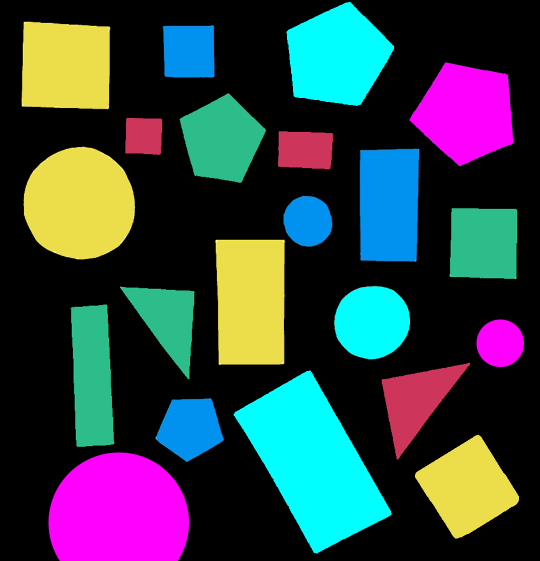
//> input picture RCIA战队/RCIA第七次培训/Various.png, 1080 x 1122 px (shown at 1/2 size)
$ ./2.1_various   (built with g++ and OpenCV 4)
//> lines starting //> are read from the running program, lines starting //| are printed output that depends on the picture; after the words box and inside, x2 and y2 are one past the last pixel; in counts of white or black regions, pixels touching at a corner belong together
#include <iostream>
#include <opencv2/opencv.hpp>
#include <string>
#include <vector>
using namespace std;

int main()
{
	cv::Mat pic = cv::imread("Various.png");
//> pic is the input picture: 1122 rows x 1080 cols, CV_8UC3; mean B, G, R 69.9, 64.8, 50.6
    if (pic.empty())
    {
        cout << "无法加载图片" << endl;
        return -1;
    }

    // Threshold
    cv::Mat pic_b = pic.clone();
    cv::cvtColor(pic, pic_b, cv::COLOR_BGR2GRAY);
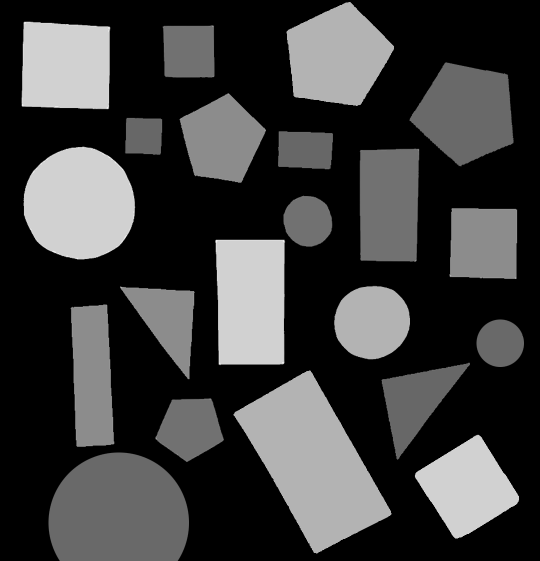
//> pic_b: 1122 rows x 1080 cols, CV_8UC1 (shown at 1/2 size); min 0, max 249, mean 61.2
    cv::threshold(pic_b, pic_b, 10, 255, cv::THRESH_BINARY);
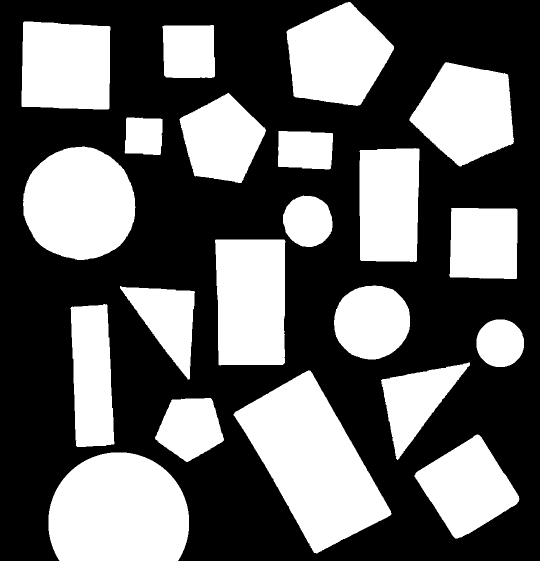
//> pic_b: 1122 rows x 1080 cols, CV_8UC1 (shown at 1/2 size); 39.8% white; 21 white regions, largest, box (x1, y1, x2, y2) and area: (467, 741, 783, 1107) 57512, (97, 905, 378, 1122) 51687, (46, 293, 271, 520) 39950

    // HSV
    cv::Mat hsv;
    cv::cvtColor(pic, hsv, cv::COLOR_BGR2HSV);//to hsv
//> hsv: 1122 rows x 1080 cols, CV_8UC3; mean H, S, V 35.5, 88, 92.5

    //cv::imshow("Original", pic);
    //cv::imshow("Thresholded", pic);

    cv::Mat core = cv::getStructuringElement(cv::MORPH_RECT, cv::Size(3, 3));

    // Blue
    cv::Mat mask_blue;
    cv::Scalar light_blue_lower(88, 86, 46);
    cv::Scalar light_blue_upper(99, 255, 255);
    cv::inRange(hsv, light_blue_lower, light_blue_upper, mask_blue);
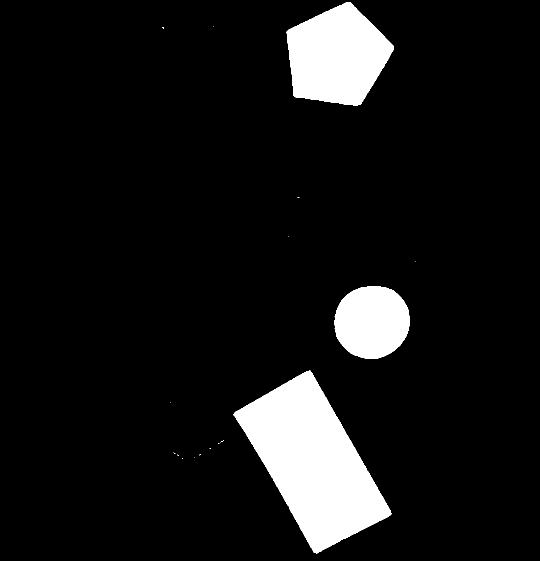
//> mask_blue: 1122 rows x 1080 cols, CV_8UC1 (shown at 1/2 size); 8.8% white; 18 white regions (15 under 20 px), largest, box (x1, y1, x2, y2) and area: (467, 741, 783, 1107) 57510, (573, 4, 788, 212) 31160, (669, 572, 820, 718) 17356
    cv::morphologyEx(mask_blue, mask_blue, cv::MORPH_OPEN, core);
//> mask_blue: 1122 rows x 1080 cols, CV_8UC1; 8.7% white; 3 white regions
    //cv::imshow("Blue Mask", mask_blue);
    {
        vector<vector<cv::Point>> contours;
        vector<cv::Vec4i> hierarchy;
        cv::findContours(mask_blue, contours, hierarchy, cv::RETR_TREE, cv::CHAIN_APPROX_SIMPLE);
//> contours = 3 contours; box (x1, y1, x2, y2) and area: (467, 741, 783, 1107) 57072, (573, 4, 788, 212) 30860, (669, 573, 820, 718) 17142
        cv::drawContours(pic, contours, -1, cv::Scalar(0, 0, 255), 5, cv::LINE_8, hierarchy, 2, cv::Point(0, 0));
//> pic: 1122 rows x 1080 cols, CV_8UC3; 1.15% of pixels changed, all inside (x1, y1, x2, y2) = (464, 1, 823, 1110)
    }

    // Yellow
    cv::Mat mask_yellow;
    cv::Scalar yellow_lower(26, 43, 45);
    cv::Scalar yellow_upper(34, 255, 255);
    cv::inRange(hsv, yellow_lower, yellow_upper, mask_yellow);
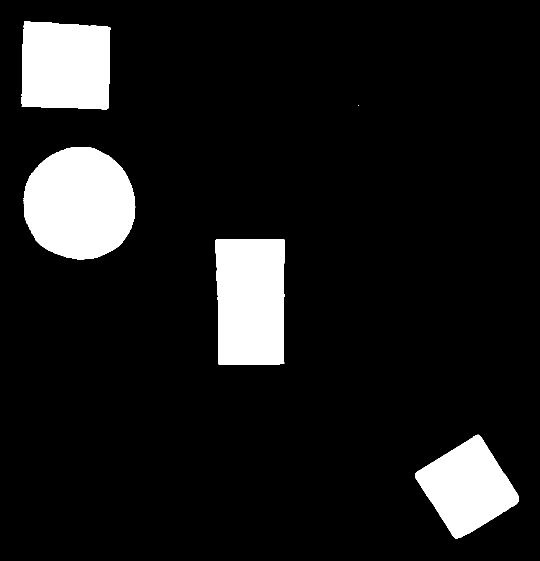
//> mask_yellow: 1122 rows x 1080 cols, CV_8UC1 (shown at 1/2 size); 10.5% white; 5 white regions (1 under 20 px), largest, box (x1, y1, x2, y2) and area: (47, 294, 271, 519) 39654, (430, 479, 570, 730) 33351, (43, 43, 221, 219) 29359, (830, 869, 1038, 1077) 24488
    cv::morphologyEx(mask_yellow, mask_yellow, cv::MORPH_OPEN, core);
//> mask_yellow: 1122 rows x 1080 cols, CV_8UC1; 10.5% white; 4 white regions
    //cv::imshow("Yellow Mask", mask_yellow);
    {
        vector<vector<cv::Point>> contours;
        vector<cv::Vec4i> hierarchy;
        cv::findContours(mask_yellow, contours, hierarchy, cv::RETR_TREE, cv::CHAIN_APPROX_SIMPLE);
//> contours = 4 contours; box (x1, y1, x2, y2) and area: (47, 294, 270, 519) 39319, (430, 479, 570, 729) 32962, (43, 43, 221, 219) 29015, (830, 870, 1038, 1077) 24226
        cv::drawContours(pic, contours, -1, cv::Scalar(255, 0, 0), 5, cv::LINE_8, hierarchy, 2, cv::Point(0, 0));
//> pic: 1122 rows x 1080 cols, CV_8UC3; mean B, G, R 71.5, 61.3, 51.5
    }

    // Purple
    cv::Mat mask_purple;
    cv::Scalar purple_lower(125, 43, 46);
    cv::Scalar purple_upper(155, 255, 255);
    cv::inRange(hsv, purple_lower, purple_upper, mask_purple);
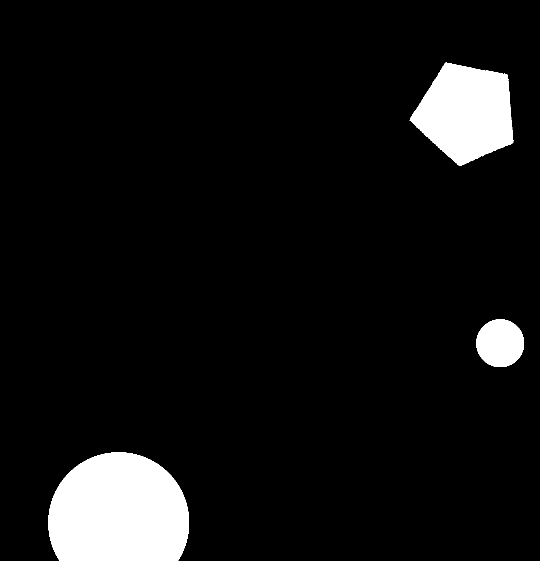
//> mask_purple: 1122 rows x 1080 cols, CV_8UC1 (shown at 1/2 size); 7.3% white; 3 white regions, box (x1, y1, x2, y2) and area: (97, 905, 378, 1122) 51621, (819, 125, 1027, 332) 29275, (953, 639, 1048, 734) 7198
    cv::morphologyEx(mask_purple, mask_purple, cv::MORPH_OPEN, core);
//> mask_purple: 1122 rows x 1080 cols, CV_8UC1; 7.3% white; 3 white regions
    //cv::imshow("Purple Mask", mask_purple);
    {
        vector<vector<cv::Point>> contours;
        vector<cv::Vec4i> hierarchy;
        cv::findContours(mask_purple, contours, hierarchy, cv::RETR_TREE, cv::CHAIN_APPROX_SIMPLE);
//> contours = 3 contours; box (x1, y1, x2, y2) and area: (97, 905, 378, 1122) 51227, (820, 125, 1026, 332) 28935, (953, 639, 1048, 734) 7063
        cv::drawContours(pic, contours, -1, cv::Scalar(0, 255, 0), 5, cv::LINE_8, hierarchy, 2, cv::Point(0, 0));
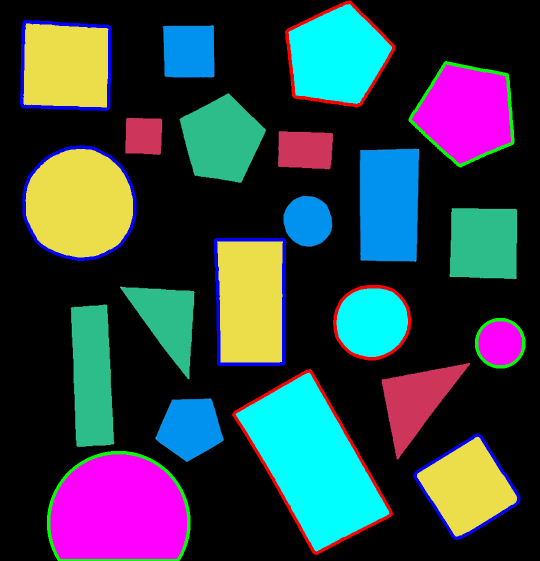
//> pic: 1122 rows x 1080 cols, CV_8UC3 (shown at 1/2 size); mean B, G, R 70.2, 63.6, 50.1
    }

    cv::resize(pic, pic, cv::Size(), 0.5, 0.5);
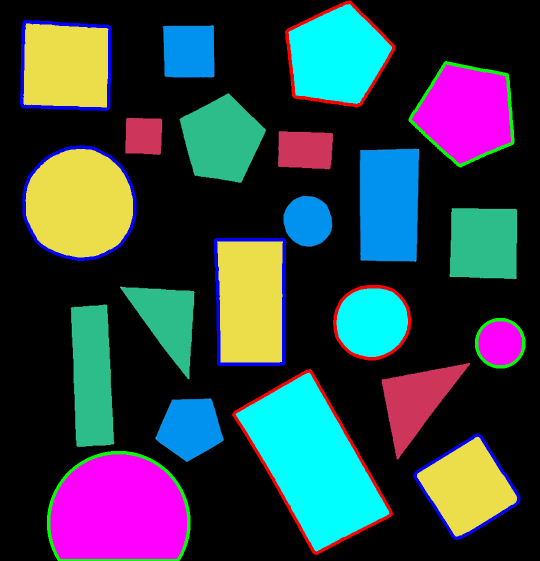
//> pic: 561 rows x 540 cols, CV_8UC3; mean B, G, R 70.2, 63.6, 50.1
    cv::imshow("Contours", pic);
    cv::waitKey(0);
    return 0;
}
